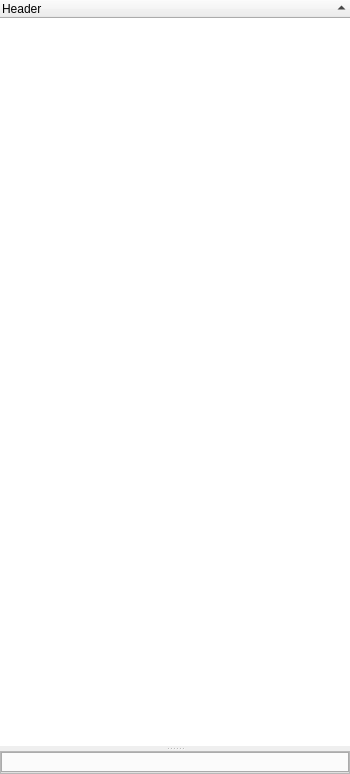
<?xml version="1.0" encoding="UTF-8"?>
<ui version="4.0">
 <class>Form</class>
 <widget class="QWidget" name="Form">
  <property name="geometry">
   <rect>
    <x>0</x>
    <y>0</y>
    <width>350</width>
    <height>774</height>
   </rect>
  </property>
  <property name="windowTitle">
   <string>Form</string>
  </property>
  <layout class="QVBoxLayout" name="verticalLayout_2">
   <property name="spacing">
    <number>0</number>
   </property>
   <property name="margin">
    <number>0</number>
   </property>
   <item>
    <widget class="QSplitter" name="splitter">
     <property name="orientation">
      <enum>Qt::Vertical</enum>
     </property>
     <property name="handleWidth">
      <number>5</number>
     </property>
     <property name="childrenCollapsible">
      <bool>false</bool>
     </property>
     <widget class="QTreeWidget" name="DataSettreeWidget">
      <property name="enabled">
       <bool>true</bool>
      </property>
      <property name="styleSheet">
       <string notr="true">QTreeWidget::item { border: 0.5px ; border-style: solid ; border-color: lightgray ;}</string>
      </property>
      <property name="frameShape">
       <enum>QFrame::NoFrame</enum>
      </property>
      <property name="frameShadow">
       <enum>QFrame::Plain</enum>
      </property>
      <property name="lineWidth">
       <number>3</number>
      </property>
      <property name="midLineWidth">
       <number>1</number>
      </property>
      <property name="tabKeyNavigation">
       <bool>false</bool>
      </property>
      <property name="alternatingRowColors">
       <bool>true</bool>
      </property>
      <property name="indentation">
       <number>0</number>
      </property>
      <property name="rootIsDecorated">
       <bool>false</bool>
      </property>
      <property name="uniformRowHeights">
       <bool>true</bool>
      </property>
      <property name="itemsExpandable">
       <bool>false</bool>
      </property>
      <property name="sortingEnabled">
       <bool>true</bool>
      </property>
      <property name="allColumnsShowFocus">
       <bool>true</bool>
      </property>
      <column>
       <property name="text">
        <string>Header</string>
       </property>
      </column>
     </widget>
     <widget class="QFrame" name="frame">
      <property name="frameShape">
       <enum>QFrame::StyledPanel</enum>
      </property>
      <property name="frameShadow">
       <enum>QFrame::Raised</enum>
      </property>
      <layout class="QVBoxLayout" name="TheoryLayout">
       <property name="spacing">
        <number>0</number>
       </property>
       <property name="margin">
        <number>0</number>
       </property>
       <item>
        <widget class="QTabWidget" name="TheorytabWidget">
         <property name="styleSheet">
          <string notr="true">QTreeWidget::item { border: 0.5px ; border-style: solid ; border-color: lightgray;}</string>
         </property>
         <property name="tabShape">
          <enum>QTabWidget::Triangular</enum>
         </property>
         <property name="currentIndex">
          <number>-1</number>
         </property>
         <property name="tabsClosable">
          <bool>true</bool>
         </property>
        </widget>
       </item>
      </layout>
     </widget>
    </widget>
   </item>
  </layout>
  <action name="actionNew_Theory">
   <property name="icon">
    <iconset resource="Theory.qrc">
     <normaloff>:/Icons/Images/Physics.ico</normaloff>:/Icons/Images/Physics.ico</iconset>
   </property>
   <property name="text">
    <string>New Theory</string>
   </property>
   <property name="toolTip">
    <string>Create Selected Theory</string>
   </property>
  </action>
  <action name="actionCalculate_Theory">
   <property name="icon">
    <iconset resource="Theory.qrc">
     <normaloff>:/Icons/Images/Bubble.ico</normaloff>:/Icons/Images/Bubble.ico</iconset>
   </property>
   <property name="text">
    <string>Calculate Theory</string>
   </property>
   <property name="toolTip">
    <string>Calculate Theroy</string>
   </property>
  </action>
  <action name="actionMinimize_Error">
   <property name="icon">
    <iconset resource="Theory.qrc">
     <normaloff>:/Icons/Images/Minimize.ico</normaloff>:/Icons/Images/Minimize.ico</iconset>
   </property>
   <property name="text">
    <string>Minimize Error</string>
   </property>
   <property name="toolTip">
    <string>Minimize Error</string>
   </property>
  </action>
  <action name="actionTheory_Options">
   <property name="icon">
    <iconset resource="Theory.qrc">
     <normaloff>:/Icons/Images/Settings.ico</normaloff>:/Icons/Images/Settings.ico</iconset>
   </property>
   <property name="text">
    <string>Theory Options</string>
   </property>
   <property name="toolTip">
    <string>Theory Options</string>
   </property>
  </action>
 </widget>
 <resources>
  <include location="Symbols.qrc"/>
  <include location="Theory.qrc"/>
 </resources>
 <connections/>
</ui>
